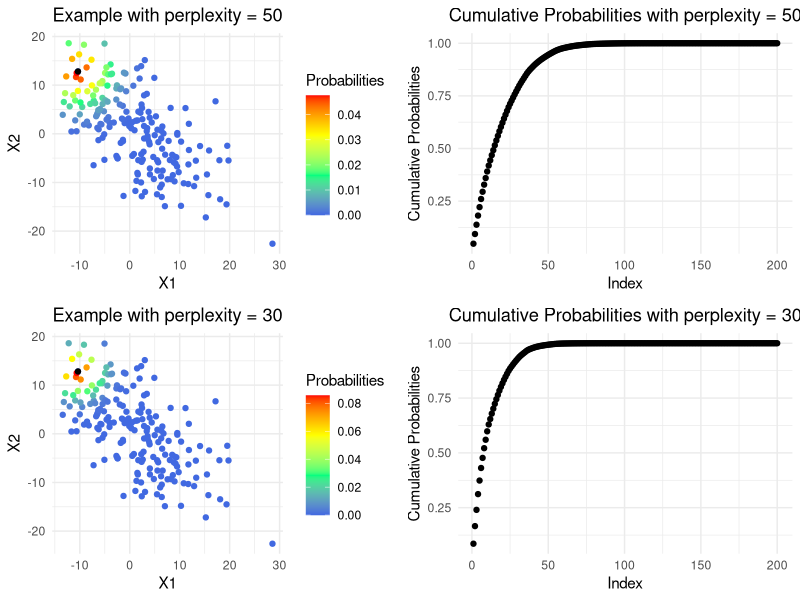

Generate this figure with R:
library(MASS)
library(ggplot2)
library(gridExtra)
################ Functions ##################
perplexity <- function(x){
  y = x[x!=0]
  return(2^(-sum(y*log2(y))))
}

get_probabilities <- function(points, relevant_point, sigma){
  distances <- as.matrix(dist(points))
  p1 <- exp(-distances[relevant_point,]^2/ (2*sigma))
  p1[relevant_point] <-0
  p1<-p1/sum(p1)
  return(p1)
}

calculate_perplexity <- function(points, origin, sigma){
  prob <- get_probabilities(points, origin, sigma)
  return(perplexity(prob))
}

binary_search <- function(eval_fn, target){
  tol=1e-10
  max_iter=10000 
  lower=1e-20
  upper=1000

  for (i in rep(1,max_iter)){
    guess = (lower + upper) / 2
    val = eval_fn(guess)
    if(val > target){
      upper = guess
    }else{
      lower = guess
    }
    if(abs(val - target) <= tol){
      break
    }
  }
  return(guess)
}
#############################################


################ Generate data ##################

N <- 200

#Target parameters for univariate normal distributions
rho <- -0.6
mu1 <- 1; s1 <- 8
mu2 <- 1; s2 <- 8

# Parameters for bivariate normal distribution
mu <- c(mu1,mu2) # Mean
sigma <- matrix(c(s1^2, s1*s2*rho, s1*s2*rho, s2^2),
                2) # Covariance matrix


bvn1 <- mvrnorm(N, mu = mu, Sigma = sigma ) 
colnames(bvn1) <- c("X1","X2")
originaldata <- bvn1 
#############################################
rpoint <- 1
perp <- 50
sigma <- binary_search(function(sigma){calculate_perplexity(bvn1, rpoint, sigma)}, perp)

p1 <- get_probabilities(bvn1, rpoint, sigma)
bvn1 <- cbind(bvn1,p1)
colnames(bvn1) <- c("X1","X2","Probabilities")




rbPal <- colorRampPalette(c("royalblue", "springgreen", "yellow","red"))

Col <- rbPal(200)[as.numeric(cut(bvn1[,3],breaks = 200))]

bvn1 <- as.data.frame(bvn1)
plot1<-ggplot(bvn1, aes(X1, X2, color = Probabilities)) +
  ggtitle(paste0("Example with perplexity = ",perp)) +
  geom_point() +
  geom_point(data=bvn1[1,], aes(X1,X2), color='black') +
  theme_minimal() +
  theme(plot.title = element_text(hjust = 0.5)) +
  scale_color_gradientn(colours = c("royalblue", "springgreen", "yellow","red"))

orderedb <- bvn1[order(bvn1[,3], decreasing = TRUE),]
orderedb <- cbind(orderedb,cumsum(orderedb$Probabilities))
colnames(orderedb) <- c("X1","X2","Probabilities", "CP")
plot2<-ggplot(orderedb,aes(seq(1,200,1),CP))+
  geom_point() +
  ggtitle(paste0("Cumulative Probabilities with perplexity = ",perp)) +
  ylab("Cumulative Probabilities") + xlab("Index") +
  theme_minimal() +
  theme(plot.title = element_text(hjust = 0.5))





              


perp <- 30
sigma <- binary_search(function(sigma){calculate_perplexity(bvn1, rpoint, sigma)}, perp)
bvn1 <- originaldata
p1 <- get_probabilities(bvn1, rpoint, sigma)
bvn1 <- cbind(bvn1,p1)
colnames(bvn1) <- c("X1","X2","Probabilities")




rbPal <- colorRampPalette(c("royalblue", "springgreen", "yellow","red"))

Col <- rbPal(200)[as.numeric(cut(bvn1[,3],breaks = 200))]

bvn1 <- as.data.frame(bvn1)
plot3<-ggplot(bvn1, aes(X1, X2, color = Probabilities)) +
  ggtitle(paste0("Example with perplexity = ",perp)) +
  geom_point() +
  geom_point(data=bvn1[1,], aes(X1,X2), color='black') +
  theme_minimal() +
  theme(plot.title = element_text(hjust = 0.5)) +
  scale_color_gradientn(colours = c("royalblue", "springgreen", "yellow","red"))

orderedb <- bvn1[order(bvn1[,3], decreasing = TRUE),]
orderedb <- cbind(orderedb,cumsum(orderedb$Probabilities))
colnames(orderedb) <- c("X1","X2","Probabilities", "CP")
plot4<-ggplot(orderedb,aes(seq(1,200,1),CP))+
  geom_point() +
  ggtitle(paste0("Cumulative Probabilities with perplexity = ",perp)) +
  ylab("Cumulative Probabilities") + xlab("Index") +
  theme_minimal() +
  theme(plot.title = element_text(hjust = 0.5))


grid.arrange(plot1, plot2, plot3, plot4, nrow = 2)